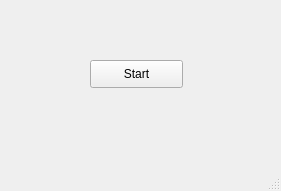
<?xml version="1.0" encoding="UTF-8"?>
<ui version="4.0">
 <class>MainWindow</class>
 <widget class="QMainWindow" name="MainWindow">
  <property name="geometry">
   <rect>
    <x>0</x>
    <y>0</y>
    <width>281</width>
    <height>191</height>
   </rect>
  </property>
  <property name="windowTitle">
   <string>MainWindow</string>
  </property>
  <widget class="QWidget" name="centralwidget">
   <widget class="QPushButton" name="pbStart">
    <property name="geometry">
     <rect>
      <x>90</x>
      <y>60</y>
      <width>93</width>
      <height>28</height>
     </rect>
    </property>
    <property name="text">
     <string>Start</string>
    </property>
   </widget>
  </widget>
  <widget class="QMenuBar" name="menubar">
   <property name="geometry">
    <rect>
     <x>0</x>
     <y>0</y>
     <width>281</width>
     <height>26</height>
    </rect>
   </property>
  </widget>
  <widget class="QStatusBar" name="statusbar"/>
 </widget>
 <resources/>
 <connections/>
</ui>
